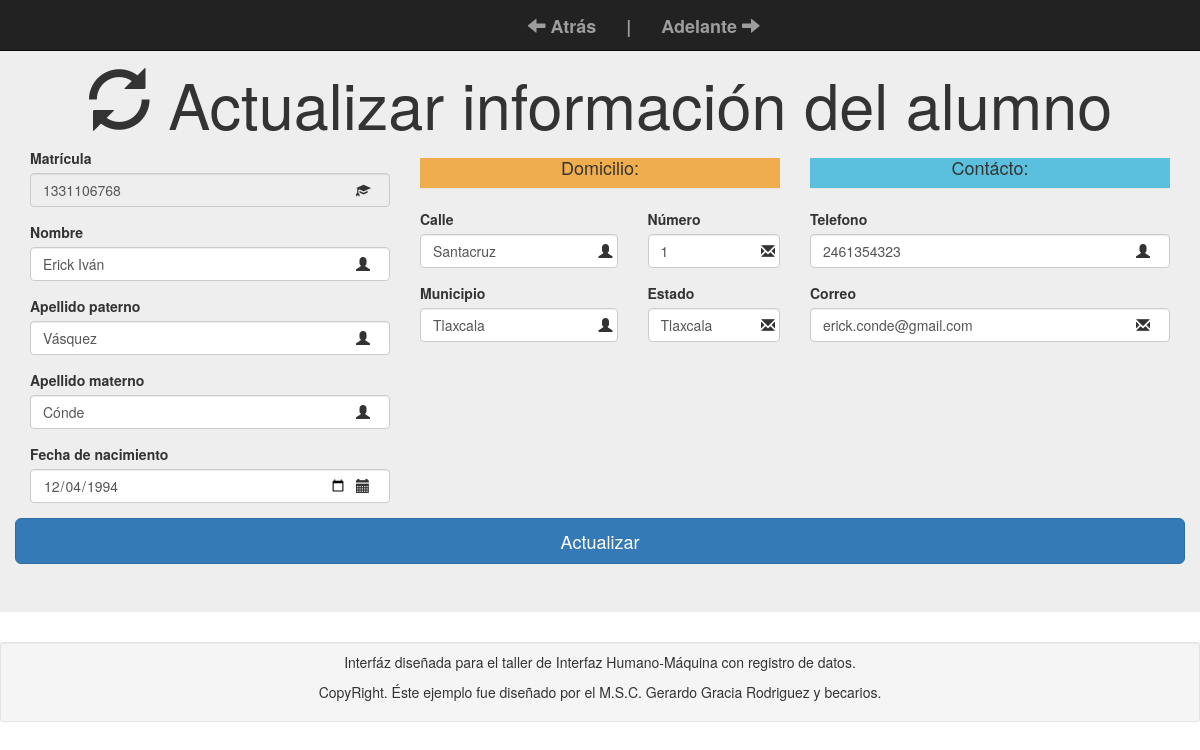
/modificar.php?ide=1331106768&id=1, run on the app's committed database.
### tables this page shows
CREATE TABLE `alumno` (
  `Matricula` int(5) NOT NULL,
  `Nombre` varchar(25) NOT NULL,
  `AP` varchar(25) NOT NULL,
  `AM` varchar(25) NOT NULL,
  `FechaNac` date NOT NULL,
  `Calle` varchar(30) NOT NULL,
  `Numero` varchar(10) NOT NULL,
  `Municipio` varchar(30) NOT NULL,
  `Estado` varchar(30) NOT NULL,
  `Correo` varchar(60) NOT NULL,
  `telefono` varchar(20) NOT NULL
);

### biblioteca/consulSQL.php (called while the page is built, shortened)
<?php
class ejecutarSQL {
    public static function conectar(){
        if(!$con=  mysql_connect(servidor,usuario,password)){
            die("Error en el servidor, verifique sus datos");
        }
        return $con;
    }
    public static function consultar($query) {
        if (!$consul = mysql_query($query, ejecutarSQL::conectar())) {
            die(mysql_error().'Error en la consulta SQL ejecutada');
        }
        return $consul;
    }
}

### modificar.php (the view, shortened to what this page needs)
<!DOCTYPE html>
<html lang="en">
<head>
</head>
<body>
	<?php
	include './biblioteca/consulSQL.php';
	$ide=$_GET['ide'];
	$id=$_GET['id'];
	if ($id==1) {
		$consultar=ejecutarSQL::consultar("select * from alumno where Matricula='$ide'");
		$extraer=mysql_fetch_array($consultar);
		$matricula=$extraer['Matricula'];
		$nombre=$extraer['Nombre'];
		$ap=$extraer['AP'];
		$am=$extraer['AM'];
		$fechan=$extraer['FechaNac'];
		$calle=$extraer['Calle'];
		$numero=$extraer['Numero'];
		$municipio=$extraer['Municipio'];
		$estado=$extraer['Estado'];
		$correo=$extraer['Correo'];
		$telefono=$extraer['telefono'];
		echo '
		<section>
			<div class="jumbotron">
				<div class="container">
					<center><h1><span class="glyphicon glyphicon-refresh"></span>&nbsp;Actualizar información del alumno</h1></center>
					<div class="row">
						<form role="form" name="registrodealumnos" method="POST" action="./procesos/modifica.php?id='.$id.'">
							<div class="col-md-4">
								<div class="form-group has-feedback">
									<label for="matricula-alumno">Matrícula</label>
									<input name="matricula" type="number" class="form-control" id="matricula-id" placeholder="Escriba la matricula" title="Escribir aquí su matricula" value="'.$matricula.'" required readonly>
								</div>
								<div class="form-group has-feedback">
									<label for="nombre-alumno">Nombre</label>
									<input name="nombrealumno" type="text" class="form-control" id="nombre-id" placeholder="Escriba el nombre del alumno" title="Escriba el nombre sin comillas" value="'.$nombre.'" required>
								</div>
								<div class="form-group has-feedback">
									<label for="ap-alumno">Apellido paterno</label>
									<input name="apalumno" type="text" class="form-control" id="ap-id" placeholder="Escriba el apellido paterno del alumno" title="Escriba el apellido sin comillas" value="'.$ap.'" required>
								</div>
								<div class="form-group has-feedback">
									<label for="am-alumno">Apellido materno</label>
									<input name="amalumno" type="text" class="form-control" id="am-id" placeholder="Escriba el apellido materno del alumno" title="Escriba el apellido sin comillas" value="'.$am.'" required>
								</div>
								<div class="form-group has-feedback">
									<label for="fecha-nacimiento">Fecha de nacimiento</label>
									<input name="fecha" type="date" class="form-control" id="fecha-id" title="Fecha de nacimiento" value="'.$fechan.'" plsceholder="aaaa-mm-dd" required>
								</div>
							</div>
							<div class="col-md-4">
								<legend class="label-warning text-center"><h4>Domicilio:</h4></legend>
								<div class="row">
									<div class="form-group has-feedback col-md-7">
										<label for="calle">Calle</label>
										<input name="callealumno" type="text" class="form-control" id="calle-alumno-id" placeholder="Nombre de la calle" title="Escribir aquí la calle donde vive" value="'.$calle.'" required>
									</div>
									<div class="form-group has-feedback col-md-5">
										<label for="numero">Número</label>
										<input name="numerocalle" type="number" class="form-control" id="numero-calle-id" title="Escribir aquí el número de casa" value="'.$numero.'" required>
									</div>
								</div>
								<div class="row">
									<div class="form-group has-feedback col-md-7">
										<label for="nombre-municipio">Municipio</label>
										<input name="nombremunicipio" type="text" class="form-control" id="nombre-municipio-id" placeholder="Nombre del municipio" title="Escribe el nombre del municipio" value="'.$municipio.'" required>
									</div>
									<div class="form-group has-feedback col-md-5">
										<label for="nombre-estado">Estado</label>
										<input name="nombreestado" type="text" class="form-control" id="nombre-estado-id" placeholder="Nombre del estado" title="Escribir aquí el nombre del estado" value="'.$estado.'" required>
									</div>
								</div>
							</div>
							<div class="col-md-4">
								<legend class="label-info text-center"><h4>Contácto:</h4></legend>
								<div class="form-group has-feedback">
									<label for="numero-telefono">Telefono</label>
									<input name="telefono" type="number" class="form-control" id="telefono-id" placeholder="Número de telefono" title="Escribe el número de telefono" value="'.$telefono.'" required>
								</div>
								<div class="form-group has-feedback">
									<label for="correo-electronico">Correo</label>
									<input name="correo" type="email" class="form-control" id="correo-electronico-id" placeholder="Escriba el correo electrónico" title="Escribir aquí el correo electrónico" value="'.$correo.'" required>
								</div>
							</div>
							<button type="submit" class="btn btn-primary btn-lg btn-block">Actualizar</button>
						</form>
					</div>
				</div>
			</div>
		</section>';
	}
	else {
		echo '<script>swal({title: "¡Error!'.'", text: "¡No juegue con la url!", timer: 8000, showConfirmButton: false})</script>';
		echo "<script>setTimeout('window.history.back()',8000)</script>";
	}
	?>
</body>
</html>

### data on the page
alumno: matricula "1331106768", nombrealumno "Erick Iván", apalumno "Vásquez", amalumno "Cónde", fecha "12/04/1994", callealumno "Santacruz", numerocalle "1", nombremunicipio "Tlaxcala", nombreestado "Tlaxcala", telefono "2461354323", correo "erick.conde@gmail.com"
